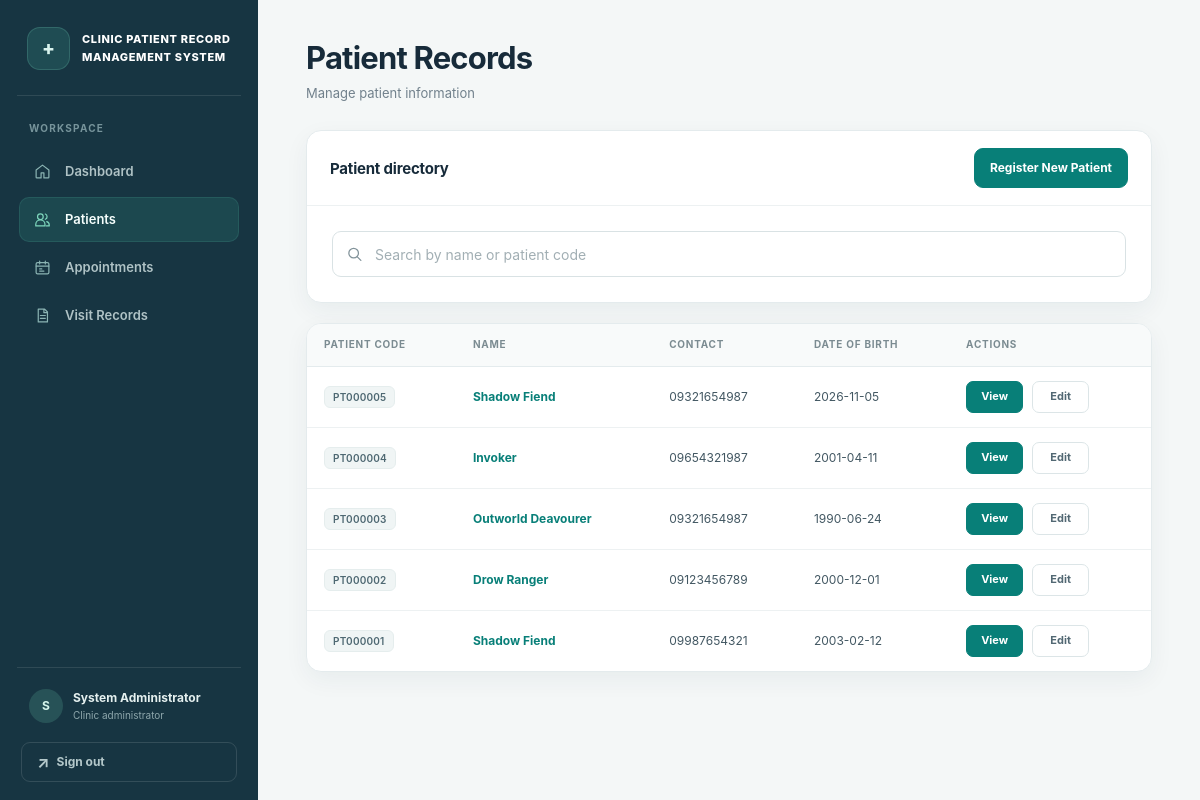
The app's page /patients (signed in) with its own data.
### tables this page shows
CREATE TABLE patients (
    patient_id INTEGER PRIMARY KEY AUTOINCREMENT,
    patient_code TEXT UNIQUE NOT NULL,
    name TEXT NOT NULL,
    contact TEXT,
    date_of_birth TEXT,
    address TEXT,
    created_at TEXT NOT NULL DEFAULT CURRENT_TIMESTAMP,
    updated_at TEXT NOT NULL DEFAULT CURRENT_TIMESTAMP
);

### app.py (the view)
@app.route('/patients')
@login_required
def patients():
    search_query = request.args.get('search', '').strip()
    if search_query:
        patients_list = db.search_patients(search_query)
    else:
        patients_list = db.get_all_patients()
    return render_template('patients.html', patients=patients_list, search_query=search_query)

### app.py (called while the page is built)
@app.after_request
def prevent_auth_page_caching(response):
    if request.endpoint in {'login', 'logout'}:
        response.headers['Cache-Control'] = 'no-store, no-cache, must-revalidate, max-age=0'
        response.headers['Pragma'] = 'no-cache'
        response.headers['Expires'] = '0'
    return response

def login_required(f):
    @wraps(f)
    def decorated_function(*args, **kwargs):
        if 'user_id' not in session:
            flash('Please log in to access this page.', 'error')
            return redirect(url_for('login'))
        return f(*args, **kwargs)
    return decorated_function

### database.py (called while the page is built)
def get_db_connection():
    conn = sqlite3.connect(DATABASE_PATH)
    conn.row_factory = sqlite3.Row
    conn.execute('PRAGMA foreign_keys = ON')
    return conn

def get_all_patients():
    conn = get_db_connection()
    patients = conn.execute(
        'SELECT * FROM patients ORDER BY created_at DESC'
    ).fetchall()
    conn.close()
    return patients

### templates/patients.html (shortened to what this page needs)
{% extends "base.html" %}
{% block content %}
<div class="content-header">
    <h1>Patient Records</h1>
    <p>Manage patient information</p>
</div>
<div class="card">
    <div class="card-header">
        <h2>Patient directory</h2>
        <a href="{{ url_for('register_patient') }}" class="btn btn-primary">Register New Patient</a>
    </div>
    <form method="GET" action="{{ url_for('patients') }}" class="search-panel" data-auto-submit role="search">
        <div class="search-field">
            <input type="search" id="patient-search-query" name="search" class="form-input search-input" placeholder="Search by name or patient code" value="{{ search_query }}" data-auto-submit-input data-restore-focus aria-label="Search patients">
        </div>
    </form>
</div>
{% if patients %}
<div class="card">
    <div class="table-container">
        <table class="data-table">
            <thead>
                <tr>
                    <th>Patient Code</th>
                    <th>Name</th>
                    <th>Contact</th>
                    <th>Date of Birth</th>
                    <th>Actions</th>
                </tr>
            </thead>
            <tbody>
                {% for patient in patients %}
                <tr>
                    <td><span class="patient-code">{{ patient.patient_code }}</span></td>
                    <td><a href="{{ url_for('patient_details', patient_id=patient.patient_id) }}">{{ patient.name }}</a></td>
                    <td>{{ patient.contact or '—' }}</td>
                    <td>{{ patient.date_of_birth or '—' }}</td>
                    <td>
                        <div class="action-buttons patient-actions">
                            <a href="{{ url_for('patient_details', patient_id=patient.patient_id) }}" class="btn btn-primary btn-small">View</a>
                            <a href="{{ url_for('edit_patient', patient_id=patient.patient_id) }}" class="btn btn-secondary btn-small">Edit</a>
                        </div>
                    </td>
                </tr>
                {% endfor %}
            </tbody>
        </table>
    </div>
</div>
{% endif %}
{% endblock %}

### records on screen
patients: patient_code "PT000005", name "Shadow Fiend", contact "09321654987", date_of_birth "2026-11-05"
patients: patient_code "PT000004", name "Invoker", contact "09654321987", date_of_birth "2001-04-11"
patients: patient_code "PT000003", name "Outworld Deavourer", contact "09321654987", date_of_birth "1990-06-24"
patients: patient_code "PT000002", name "Drow Ranger", contact "09123456789", date_of_birth "2000-12-01"
patients: patient_code "PT000001", name "Shadow Fiend", contact "09987654321", date_of_birth "2003-02-12"

### other values on screen
{{ session.get('full_name', 'U')[:1] }} "S"
{{ session.get('full_name') }} "System Administrator"
